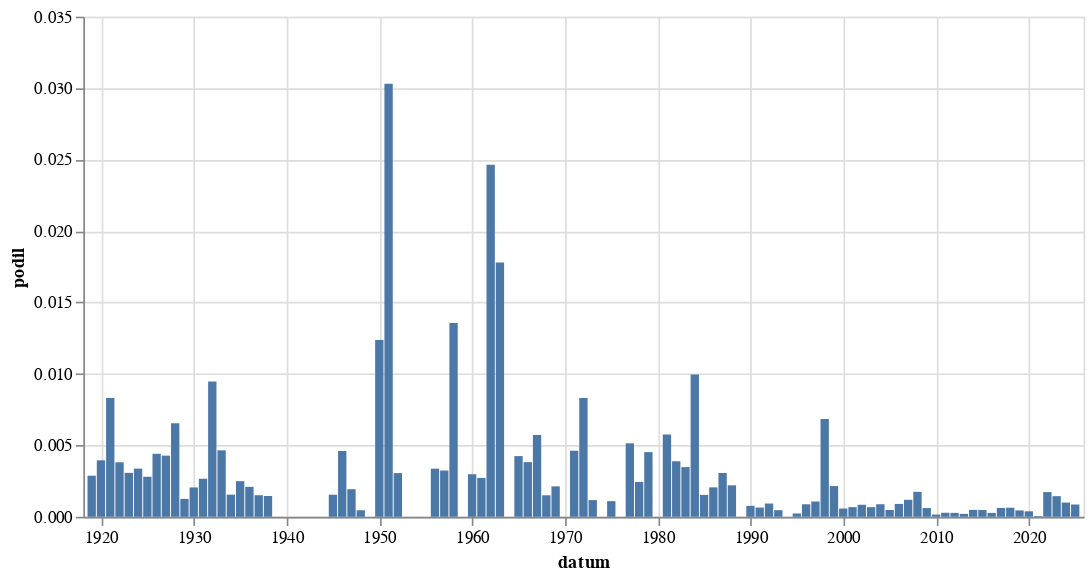

Notebook code for this chart:
### Code cell
alt.Chart(
    hledej("[Ww]ashingto").to_pandas(),
    width = 600
).mark_bar(
).encode(
    alt.X('datum:T'),
    alt.Y('podil:Q')
)

### Figure 1 — Vega-Lite specification as saved in the notebook (floating-point values rounded to 4 significant figures)
{"config": {"view": {"continuousWidth": 300, "continuousHeight": 300}}, "data": {"name": "data-f1ea0ee62c6876846b803369ff78d99c"}, "mark": {"type": "bar"}, "encoding": {"x": {"field": "datum", "type": "temporal"}, "y": {"field": "podil", "type": "quantitative"}}, "width": 600, "$schema": "https://vega.github.io/schema/vega-lite/v5.8.0.json", "datasets": {"data-f1ea0ee62c6876846b803369ff78d99c": [{"datum": "1919-01-01T00:00:00", "text": 10, "text_right": 3480, "podil": 0.002874, "co": "[Ww]ashingto"}, {"datum": "1920-01-01T00:00:00", "text": 19, "text_right": 4810, "podil": 0.00395, "co": "[Ww]ashingto"}, {"datum": "1921-01-01T00:00:00", "text": 55, "text_right": 6618, "podil": 0.008311, "co": "[Ww]ashingto"}, {"datum": "1922-01-01T00:00:00", "text": 24, "text_right": 6295, "podil": 0.003813, "co": "[Ww]ashingto"}, {"datum": "1923-01-01T00:00:00", "text": 14, "text_right": 4555, "podil": 0.003074, "co": "[Ww]ashingto"}, {"datum": "1924-01-01T00:00:00", "text": 17, "text_right": 5045, "podil": 0.00337, "co": "[Ww]ashingto"}, {"datum": "1925-01-01T00:00:00", "text": 11, "text_right": 3927, "podil": 0.002801, "co": "[Ww]ashingto"}, {"datum": "1926-01-01T00:00:00", "text": 26, "text_right": 5898, "podil": 0.004408, "co": "[Ww]ashingto"}, {"datum": "1927-01-01T00:00:00", "text": 23, "text_right": 5376, "podil": 0.004278, "co": "[Ww]ashingto"}, {"datum": "1928-01-01T00:00:00", "text": 33, "text_right": 5048, "podil": 0.006537, "co": "[Ww]ashingto"}, {"datum": "1929-01-01T00:00:00", "text": 4, "text_right": 3196, "podil": 0.001252, "co": "[Ww]ashingto"}, {"datum": "1930-01-01T00:00:00", "text": 13, "text_right": 6332, "podil": 0.002053, "co": "[Ww]ashingto"}, {"datum": "1931-01-01T00:00:00", "text": 13, "text_right": 4887, "podil": 0.00266, "co": "[Ww]ashingto"}, {"datum": "1932-01-01T00:00:00", "text": 28, "text_right": 2960, "podil": 0.009459, "co": "[Ww]ashingto"}, {"datum": "1933-01-01T00:00:00", "text": 15, "text_right": 3226, "podil": 0.00465, "co": "[Ww]ashingto"}, {"datum": "1934-01-01T00:00:00", "text": 4, "text_right": 2587, "podil": 0.001546, "co": "[Ww]ashingto"}, {"datum": "1935-01-01T00:00:00", "text": 6, "text_right": 2409, "podil": 0.002491, "co": "[Ww]ashingto"}, {"datum": "1936-01-01T00:00:00", "text": 6, "text_right": 2866, "podil": 0.002094, "co": "[Ww]ashingto"}, {"datum": "1937-01-01T00:00:00", "text": 4, "text_right": 2653, "podil": 0.001508, "co": "[Ww]ashingto"}, {"datum": "1938-01-01T00:00:00", "text": 2, "text_right": 1376, "podil": 0.001453, "co": "[Ww]ashingto"}, {"datum": "1945-01-01T00:00:00", "text": 1, "text_right": 648, "podil": 0.001543, "co": "[Ww]ashingto"}, {"datum": "1946-01-01T00:00:00", "text": 11, "text_right": 2390, "podil": 0.004603, "co": "[Ww]ashingto"}, {"datum": "1947-01-01T00:00:00", "text": 4, "text_right": 2073, "podil": 0.00193, "co": "[Ww]ashingto"}, {"datum": "1948-01-01T00:00:00", "text": 1, "text_right": 2209, "podil": 0.0004527, "co": "[Ww]ashingto"}, {"datum": "1950-01-01T00:00:00", "text": 5, "text_right": 404, "podil": 0.01238, "co": "[Ww]ashingto"}, {"datum": "1951-01-01T00:00:00", "text": 10, "text_right": 330, "podil": 0.0303, "co": "[Ww]ashingto"}, {"datum": "1952-01-01T00:00:00", "text": 1, "text_right": 327, "podil": 0.003058, "co": "[Ww]ashingto"}, {"datum": "1956-01-01T00:00:00", "text": 1, "text_right": 297, "podil": 0.003367, "co": "[Ww]ashingto"}, {"datum": "1957-01-01T00:00:00", "text": 1, "text_right": 309, "podil": 0.003236, "co": "[Ww]ashingto"}, {"datum": "1958-01-01T00:00:00", "text": 4, "text_right": 295, "podil": 0.01356, "co": "[Ww]ashingto"}, {"datum": "1960-01-01T00:00:00", "text": 1, "text_right": 336, "podil": 0.002976, "co": "[Ww]ashingto"}, {"datum": "1961-01-01T00:00:00", "text": 1, "text_right": 368, "podil": 0.002717, "co": "[Ww]ashingto"}, {"datum": "1962-01-01T00:00:00", "text": 5, "text_right": 203, "podil": 0.02463, "co": "[Ww]ashingto"}, {"datum": "1963-01-01T00:00:00", "text": 5, "text_right": 281, "podil": 0.01779, "co": "[Ww]ashingto"}, {"datum": "1965-01-01T00:00:00", "text": 2, "text_right": 471, "podil": 0.004246, "co": "[Ww]ashingto"}, {"datum": "1966-01-01T00:00:00", "text": 2, "text_right": 523, "podil": 0.003824, "co": "[Ww]ashingto"}, {"datum": "1967-01-01T00:00:00", "text": 3, "text_right": 524, "podil": 0.005725, "co": "[Ww]ashingto"}, {"datum": "1968-01-01T00:00:00", "text": 3, "text_right": 1994, "podil": 0.001505, "co": "[Ww]ashingto"}, {"datum": "1969-01-01T00:00:00", "text": 3, "text_right": 1411, "podil": 0.002126, "co": "[Ww]ashingto"}, {"datum": "1971-01-01T00:00:00", "text": 4, "text_right": 865, "podil": 0.004624, "co": "[Ww]ashingto"}, {"datum": "1972-01-01T00:00:00", "text": 5, "text_right": 601, "podil": 0.008319, "co": "[Ww]ashingto"}, {"datum": "1973-01-01T00:00:00", "text": 1, "text_right": 856, "podil": 0.001168, "co": "[Ww]ashingto"}, {"datum": "1975-01-01T00:00:00", "text": 1, "text_right": 915, "podil": 0.001093, "co": "[Ww]ashingto"}, {"datum": "1977-01-01T00:00:00", "text": 4, "text_right": 778, "podil": 0.005141, "co": "[Ww]ashingto"}, {"datum": "1978-01-01T00:00:00", "text": 2, "text_right": 820, "podil": 0.002439, "co": "[Ww]ashingto"}, {"datum": "1979-01-01T00:00:00", "text": 3, "text_right": 663, "podil": 0.004525, "co": "[Ww]ashingto"}, {"datum": "1981-01-01T00:00:00", "text": 3, "text_right": 521, "podil": 0.005758, "co": "[Ww]ashingto"}, {"datum": "1982-01-01T00:00:00", "text": 3, "text_right": 772, "podil": 0.003886, "co": "[Ww]ashingto"}, {"datum": "1983-01-01T00:00:00", "text": 3, "text_right": 863, "podil": 0.003476, "co": "[Ww]ashingto"}, {"datum": "1984-01-01T00:00:00", "text": 7, "text_right": 703, "podil": 0.009957, "co": "[Ww]ashingto"}, {"datum": "1985-01-01T00:00:00", "text": 1, "text_right": 652, "podil": 0.001534, "co": "[Ww]ashingto"}, {"datum": "1986-01-01T00:00:00", "text": 1, "text_right": 486, "podil": 0.002058, "co": "[Ww]ashingto"}, {"datum": "1987-01-01T00:00:00", "text": 2, "text_right": 653, "podil": 0.003063, "co": "[Ww]ashingto"}, {"datum": "1988-01-01T00:00:00", "text": 2, "text_right": 908, "podil": 0.002203, "co": "[Ww]ashingto"}, {"datum": "1990-01-01T00:00:00", "text": 12, "text_right": 15700, "podil": 0.0007643, "co": "[Ww]ashingto"}, {"datum": "1991-01-01T00:00:00", "text": 20, "text_right": 31037, "podil": 0.0006444, "co": "[Ww]ashingto"}, {"datum": "1992-01-01T00:00:00", "text": 23, "text_right": 24859, "podil": 0.0009252, "co": "[Ww]ashingto"}, {"datum": "1993-01-01T00:00:00", "text": 4, "text_right": 8681, "podil": 0.0004608, "co": "[Ww]ashingto"}, {"datum": "1995-01-01T00:00:00", "text": 2, "text_right": 8693, "podil": 0.0002301, "co": "[Ww]ashingto"}, {"datum": "1996-01-01T00:00:00", "text": 8, "text_right": 9139, "podil": 0.0008754, "co": "[Ww]ashingto"}, {"datum": "1997-01-01T00:00:00", "text": 17, "text_right": 15895, "podil": 0.00107, "co": "[Ww]ashingto"}, {"datum": "1998-01-01T00:00:00", "text": 78, "text_right": 11412, "podil": 0.006835, "co": "[Ww]ashingto"}, {"datum": "1999-01-01T00:00:00", "text": 42, "text_right": 19539, "podil": 0.00215, "co": "[Ww]ashingto"}, {"datum": "2000-01-01T00:00:00", "text": 13, "text_right": 22571, "podil": 0.000576, "co": "[Ww]ashingto"}, {"datum": "2001-01-01T00:00:00", "text": 13, "text_right": 19293, "podil": 0.0006738, "co": "[Ww]ashingto"}, {"datum": "2002-01-01T00:00:00", "text": 13, "text_right": 15462, "podil": 0.0008408, "co": "[Ww]ashingto"}, {"datum": "2003-01-01T00:00:00", "text": 14, "text_right": 20798, "podil": 0.0006731, "co": "[Ww]ashingto"}, {"datum": "2004-01-01T00:00:00", "text": 17, "text_right": 19396, "podil": 0.0008765, "co": "[Ww]ashingto"}, {"datum": "2005-01-01T00:00:00", "text": 12, "text_right": 25267, "podil": 0.0004749, "co": "[Ww]ashingto"}, {"datum": "2006-01-01T00:00:00", "text": 16, "text_right": 17775, "podil": 0.0009001, "co": "[Ww]ashingto"}, {"datum": "2007-01-01T00:00:00", "text": 18, "text_right": 15144, "podil": 0.001189, "co": "[Ww]ashingto"}, {"datum": "2008-01-01T00:00:00", "text": 29, "text_right": 16619, "podil": 0.001745, "co": "[Ww]ashingto"}, {"datum": "2009-01-01T00:00:00", "text": 12, "text_right": 19673, "podil": 0.00061, "co": "[Ww]ashingto"}, {"datum": "2010-01-01T00:00:00", "text": 2, "text_right": 12869, "podil": 0.0001554, "co": "[Ww]ashingto"}, {"datum": "2011-01-01T00:00:00", "text": 5, "text_right": 17780, "podil": 0.0002812, "co": "[Ww]ashingto"}, {"datum": "2012-01-01T00:00:00", "text": 4, "text_right": 14730, "podil": 0.0002716, "co": "[Ww]ashingto"}, {"datum": "2013-01-01T00:00:00", "text": 2, "text_right": 9852, "podil": 0.000203, "co": "[Ww]ashingto"}, {"datum": "2014-01-01T00:00:00", "text": 10, "text_right": 20781, "podil": 0.0004812, "co": "[Ww]ashingto"}, {"datum": "2015-01-01T00:00:00", "text": 10, "text_right": 21227, "podil": 0.0004711, "co": "[Ww]ashingto"}, {"datum": "2016-01-01T00:00:00", "text": 6, "text_right": 22256, "podil": 0.0002696, "co": "[Ww]ashingto"}, {"datum": "2017-01-01T00:00:00", "text": 11, "text_right": 17809, "podil": 0.0006177, "co": "[Ww]ashingto"}, {"datum": "2018-01-01T00:00:00", "text": 13, "text_right": 20580, "podil": 0.0006317, "co": "[Ww]ashingto"}, {"datum": "2019-01-01T00:00:00", "text": 11, "text_right": 24751, "podil": 0.0004444, "co": "[Ww]ashingto"}, {"datum": "2020-01-01T00:00:00", "text": 9, "text_right": 23571, "podil": 0.0003818, "co": "[Ww]ashingto"}, {"datum": "2021-01-01T00:00:00", "text": 1, "text_right": 20176, "podil": 4.956e-05, "co": "[Ww]ashingto"}, {"datum": "2022-01-01T00:00:00", "text": 36, "text_right": 20822, "podil": 0.001729, "co": "[Ww]ashingto"}, {"datum": "2023-01-01T00:00:00", "text": 36, "text_right": 24964, "podil": 0.001442, "co": "[Ww]ashingto"}, {"datum": "2024-01-01T00:00:00", "text": 24, "text_right": 24176, "podil": 0.0009927, "co": "[Ww]ashingto"}, {"datum": "2025-01-01T00:00:00", "text": 9, "text_right": 10488, "podil": 0.0008581, "co": "[Ww]ashingto"}]}}
